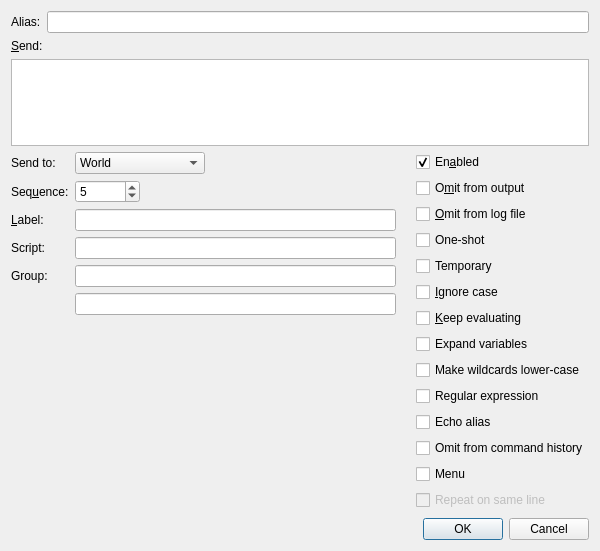
<?xml version="1.0" encoding="UTF-8"?>
<ui version="4.0">
 <class>AliasEdit</class>
 <widget class="QDialog" name="AliasEdit">
  <property name="geometry">
   <rect>
    <x>0</x>
    <y>0</y>
    <width>600</width>
    <height>551</height>
   </rect>
  </property>
  <property name="minimumSize">
   <size>
    <width>0</width>
    <height>0</height>
   </size>
  </property>
  <property name="windowTitle">
   <string>Edit Alias</string>
  </property>
  <layout class="QVBoxLayout" name="verticalLayout">
   <item>
    <widget class="QWidget" name="reactions_pattern" native="true">
     <layout class="QHBoxLayout" name="_3">
      <property name="leftMargin">
       <number>0</number>
      </property>
      <property name="topMargin">
       <number>0</number>
      </property>
      <property name="rightMargin">
       <number>0</number>
      </property>
      <property name="bottomMargin">
       <number>0</number>
      </property>
      <item>
       <widget class="QLabel" name="Pattern_label">
        <property name="text">
         <string>Alias:</string>
        </property>
        <property name="buddy">
         <cstring>Pattern</cstring>
        </property>
       </widget>
      </item>
      <item>
       <widget class="QLineEdit" name="Pattern"/>
      </item>
     </layout>
    </widget>
   </item>
   <item>
    <widget class="QLabel" name="Text_label">
     <property name="text">
      <string>&amp;Send:</string>
     </property>
     <property name="buddy">
      <cstring>Text</cstring>
     </property>
    </widget>
   </item>
   <item>
    <widget class="QPlainTextEdit" name="Text">
     <property name="sizePolicy">
      <sizepolicy hsizetype="Expanding" vsizetype="Expanding">
       <horstretch>0</horstretch>
       <verstretch>1</verstretch>
      </sizepolicy>
     </property>
     <property name="minimumSize">
      <size>
       <width>0</width>
       <height>0</height>
      </size>
     </property>
    </widget>
   </item>
   <item>
    <layout class="QHBoxLayout" name="_main">
     <property name="spacing">
      <number>20</number>
     </property>
     <item>
      <layout class="QVBoxLayout" name="_options">
       <property name="spacing">
        <number>6</number>
       </property>
       <item>
        <layout class="QFormLayout" name="_send">
         <item row="0" column="0">
          <widget class="QLabel" name="UserSendTo_label">
           <property name="text">
            <string>Send to:</string>
           </property>
           <property name="buddy">
            <cstring>UserSendTo</cstring>
           </property>
          </widget>
         </item>
         <item row="0" column="1">
          <widget class="QComboBox" name="UserSendTo">
           <property name="sizePolicy">
            <sizepolicy hsizetype="Fixed" vsizetype="Fixed">
             <horstretch>0</horstretch>
             <verstretch>0</verstretch>
            </sizepolicy>
           </property>
           <item>
            <property name="text">
             <string>World</string>
            </property>
           </item>
           <item>
            <property name="text">
             <string>Command</string>
            </property>
           </item>
           <item>
            <property name="text">
             <string>Output</string>
            </property>
           </item>
           <item>
            <property name="text">
             <string>Status</string>
            </property>
           </item>
           <item>
            <property name="text">
             <string>Notepad (new)</string>
            </property>
           </item>
           <item>
            <property name="text">
             <string>Notepad (append)</string>
            </property>
           </item>
           <item>
            <property name="text">
             <string>Notepad (replace)</string>
            </property>
           </item>
           <item>
            <property name="text">
             <string>Log file</string>
            </property>
           </item>
           <item>
            <property name="text">
             <string>Variable</string>
            </property>
           </item>
           <item>
            <property name="text">
             <string>Script</string>
            </property>
           </item>
          </widget>
         </item>
         <item row="1" column="0">
          <widget class="QLabel" name="Sequence_label">
           <property name="text">
            <string>Seq&amp;uence:</string>
           </property>
           <property name="buddy">
            <cstring>Sequence</cstring>
           </property>
          </widget>
         </item>
         <item row="1" column="1">
          <widget class="QSpinBox" name="Sequence">
           <property name="sizePolicy">
            <sizepolicy hsizetype="Fixed" vsizetype="Fixed">
             <horstretch>0</horstretch>
             <verstretch>0</verstretch>
            </sizepolicy>
           </property>
           <property name="minimum">
            <number>-30000</number>
           </property>
           <property name="maximum">
            <number>30000</number>
           </property>
           <property name="value">
            <number>5</number>
           </property>
          </widget>
         </item>
         <item row="3" column="0">
          <widget class="QLabel" name="Script_label">
           <property name="text">
            <string>Script:</string>
           </property>
           <property name="buddy">
            <cstring>Script</cstring>
           </property>
          </widget>
         </item>
         <item row="3" column="1">
          <widget class="QLineEdit" name="Script"/>
         </item>
         <item row="4" column="0">
          <widget class="QLabel" name="Group_label">
           <property name="text">
            <string>Group:</string>
           </property>
           <property name="buddy">
            <cstring>Group</cstring>
           </property>
          </widget>
         </item>
         <item row="4" column="1">
          <widget class="QLineEdit" name="Group"/>
         </item>
         <item row="5" column="0">
          <widget class="QLabel" name="Variable_label">
           <property name="text">
            <string/>
           </property>
           <property name="buddy">
            <cstring>Variable</cstring>
           </property>
          </widget>
         </item>
         <item row="5" column="1">
          <widget class="QLineEdit" name="Variable">
           <property name="visible">
            <bool>false</bool>
           </property>
          </widget>
         </item>
         <item row="2" column="1">
          <widget class="QLineEdit" name="Label"/>
         </item>
         <item row="2" column="0">
          <widget class="QLabel" name="Label_label">
           <property name="text">
            <string>&amp;Label:</string>
           </property>
           <property name="buddy">
            <cstring>Label</cstring>
           </property>
          </widget>
         </item>
        </layout>
       </item>
       <item>
        <spacer name="verticalSpacer">
         <property name="orientation">
          <enum>Qt::Orientation::Vertical</enum>
         </property>
         <property name="sizeHint" stdset="0">
          <size>
           <width>20</width>
           <height>2</height>
          </size>
         </property>
        </spacer>
       </item>
      </layout>
     </item>
     <item>
      <layout class="QVBoxLayout" name="_checkboxes">
       <property name="spacing">
        <number>6</number>
       </property>
       <item>
        <widget class="QCheckBox" name="Enabled">
         <property name="text">
          <string>En&amp;abled</string>
         </property>
         <property name="checked">
          <bool>true</bool>
         </property>
        </widget>
       </item>
       <item>
        <widget class="QCheckBox" name="OmitFromOutput">
         <property name="text">
          <string>O&amp;mit from output</string>
         </property>
        </widget>
       </item>
       <item>
        <widget class="QCheckBox" name="OmitFromLog">
         <property name="text">
          <string>&amp;Omit from log file</string>
         </property>
        </widget>
       </item>
       <item>
        <widget class="QCheckBox" name="OneShot">
         <property name="text">
          <string>One-shot</string>
         </property>
        </widget>
       </item>
       <item>
        <widget class="QCheckBox" name="Temporary">
         <property name="text">
          <string>Temporary</string>
         </property>
        </widget>
       </item>
       <item>
        <widget class="QCheckBox" name="IgnoreCase">
         <property name="text">
          <string>&amp;Ignore case</string>
         </property>
        </widget>
       </item>
       <item>
        <widget class="QCheckBox" name="KeepEvaluating">
         <property name="text">
          <string>&amp;Keep evaluating</string>
         </property>
        </widget>
       </item>
       <item>
        <widget class="QCheckBox" name="ExpandVariables">
         <property name="text">
          <string>Expand variables</string>
         </property>
        </widget>
       </item>
       <item>
        <widget class="QCheckBox" name="LowercaseWildcard">
         <property name="text">
          <string>Make wildcards lower-case</string>
         </property>
        </widget>
       </item>
       <item>
        <widget class="QCheckBox" name="IsRegex">
         <property name="text">
          <string>Regular expression</string>
         </property>
        </widget>
       </item>
       <item>
        <widget class="QCheckBox" name="EchoAlias">
         <property name="text">
          <string>Echo alias</string>
         </property>
        </widget>
       </item>
       <item>
        <widget class="QCheckBox" name="OmitFromCommandHistory">
         <property name="text">
          <string>Omit from command history</string>
         </property>
        </widget>
       </item>
       <item>
        <widget class="QCheckBox" name="Menu">
         <property name="text">
          <string>Menu</string>
         </property>
        </widget>
       </item>
       <item>
        <widget class="QCheckBox" name="Repeats">
         <property name="enabled">
          <bool>false</bool>
         </property>
         <property name="text">
          <string>Repeat on same line</string>
         </property>
        </widget>
       </item>
       <item>
        <spacer name="verticalSpacer_2">
         <property name="orientation">
          <enum>Qt::Orientation::Vertical</enum>
         </property>
         <property name="sizeHint" stdset="0">
          <size>
           <width>20</width>
           <height>2</height>
          </size>
         </property>
        </spacer>
       </item>
      </layout>
     </item>
    </layout>
   </item>
   <item>
    <widget class="QDialogButtonBox" name="buttonBox">
     <property name="orientation">
      <enum>Qt::Orientation::Horizontal</enum>
     </property>
     <property name="standardButtons">
      <set>QDialogButtonBox::StandardButton::Cancel|QDialogButtonBox::StandardButton::Ok</set>
     </property>
    </widget>
   </item>
  </layout>
 </widget>
 <resources/>
 <connections>
  <connection>
   <sender>buttonBox</sender>
   <signal>accepted()</signal>
   <receiver>AliasEdit</receiver>
   <slot>accept()</slot>
   <hints>
    <hint type="sourcelabel">
     <x>205</x>
     <y>917</y>
    </hint>
    <hint type="destinationlabel">
     <x>157</x>
     <y>274</y>
    </hint>
   </hints>
  </connection>
  <connection>
   <sender>buttonBox</sender>
   <signal>rejected()</signal>
   <receiver>AliasEdit</receiver>
   <slot>reject()</slot>
   <hints>
    <hint type="sourcelabel">
     <x>205</x>
     <y>917</y>
    </hint>
    <hint type="destinationlabel">
     <x>286</x>
     <y>274</y>
    </hint>
   </hints>
  </connection>
 </connections>
</ui>
